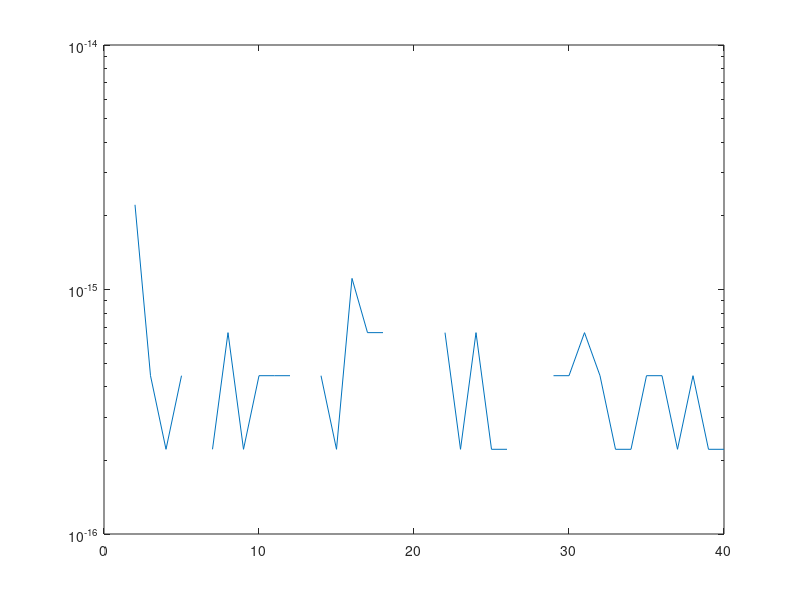
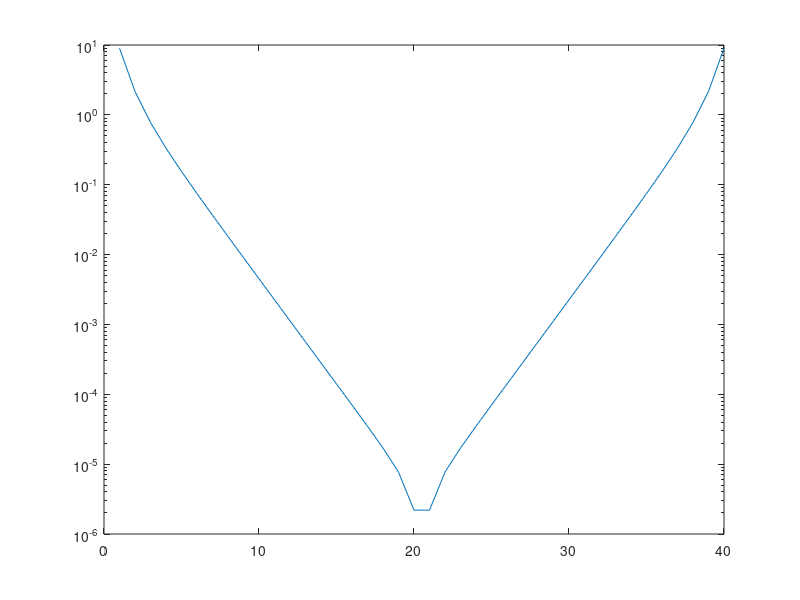

The MATLAB script that drew these images, in order:

format long e

orig = 100
x = orig;

%% Onschadelijke berekening?

n = 40;
opl1 = zeros(n,1);
opl2 = zeros(n,1);

for k = 1:n
    x = sqrt(x);
    opl1(k) = x;
end
for k = 1:n
    opl2(k) = x;
    x = x.^2;
end

%% Relatieve fout op het eindresultaat x

fout = ((orig - x)/orig)

%% Relatieve fout op de tussenresultaten

% exacte_x geeft de exacte waarden op machine-precisie na, die in theorie
% tijdens het uitvoeren van de eerste lus bekomen worden:
load exacte_x

fout1 = abs(opl1 - exacte_x);
fout2 = abs(opl2 - exacte_x);

%% Plot relatieve fout op de tussenresultaten

figure(1)
% plot
% semilogx
% semilogy
semilogy(fout1)

figure(2)
% plot
% semilogx
% semilogy
semilogy(fout2)




